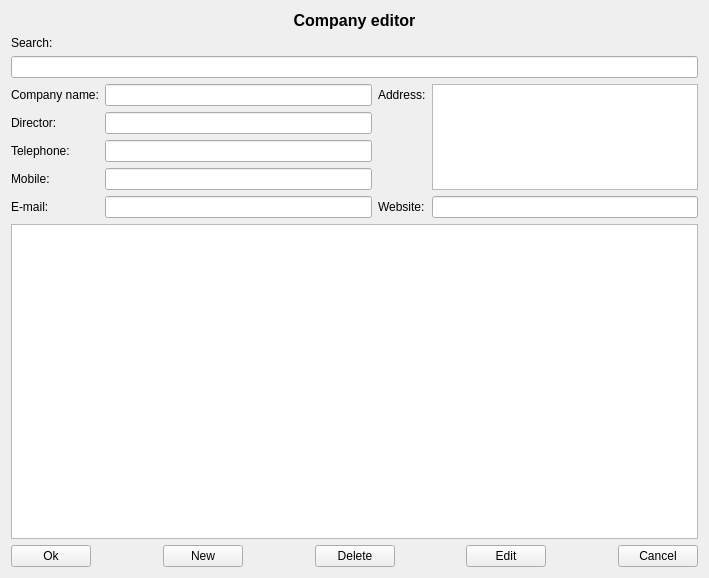
<?xml version="1.0" encoding="UTF-8"?>
<ui version="4.0">
 <class>AtpEditCompany</class>
 <widget class="QWidget" name="AtpEditCompany">
  <property name="geometry">
   <rect>
    <x>0</x>
    <y>0</y>
    <width>709</width>
    <height>578</height>
   </rect>
  </property>
  <property name="windowTitle">
   <string>Company Editor</string>
  </property>
  <layout class="QGridLayout" name="gridLayout_2">
   <item row="0" column="0">
    <widget class="QLabel" name="label_9">
     <property name="font">
      <font>
       <pointsize>12</pointsize>
       <weight>75</weight>
       <bold>true</bold>
      </font>
     </property>
     <property name="text">
      <string>Company editor</string>
     </property>
     <property name="textFormat">
      <enum>Qt::RichText</enum>
     </property>
     <property name="alignment">
      <set>Qt::AlignCenter</set>
     </property>
    </widget>
   </item>
   <item row="1" column="0">
    <widget class="QLabel" name="label_8">
     <property name="text">
      <string>Search:</string>
     </property>
    </widget>
   </item>
   <item row="2" column="0">
    <widget class="QLineEdit" name="editSearch"/>
   </item>
   <item row="3" column="0">
    <layout class="QGridLayout" name="gridLayout">
     <item row="0" column="0">
      <widget class="QLabel" name="label">
       <property name="text">
        <string>Company name:</string>
       </property>
      </widget>
     </item>
     <item row="0" column="1">
      <widget class="QLineEdit" name="editCompany"/>
     </item>
     <item row="1" column="0">
      <widget class="QLabel" name="label_3">
       <property name="text">
        <string>Director:</string>
       </property>
      </widget>
     </item>
     <item row="1" column="1">
      <widget class="QLineEdit" name="editDirector"/>
     </item>
     <item row="2" column="0">
      <widget class="QLabel" name="label_4">
       <property name="text">
        <string>Telephone:</string>
       </property>
      </widget>
     </item>
     <item row="2" column="1">
      <widget class="QLineEdit" name="editTel"/>
     </item>
     <item row="3" column="0">
      <widget class="QLabel" name="label_5">
       <property name="text">
        <string>Mobile:</string>
       </property>
      </widget>
     </item>
     <item row="3" column="1">
      <widget class="QLineEdit" name="editMob"/>
     </item>
     <item row="4" column="0">
      <widget class="QLabel" name="label_6">
       <property name="text">
        <string>E-mail:</string>
       </property>
      </widget>
     </item>
     <item row="4" column="1">
      <widget class="QLineEdit" name="editMail"/>
     </item>
     <item row="0" column="2">
      <widget class="QLabel" name="label_7">
       <property name="text">
        <string>Address:</string>
       </property>
      </widget>
     </item>
     <item row="4" column="2">
      <widget class="QLabel" name="label_2">
       <property name="text">
        <string>Website:</string>
       </property>
      </widget>
     </item>
     <item row="4" column="3">
      <widget class="QLineEdit" name="editWebsite"/>
     </item>
     <item row="0" column="3" rowspan="4">
      <widget class="QPlainTextEdit" name="editAddress">
       <property name="documentTitle">
        <string/>
       </property>
       <property name="plainText">
        <string/>
       </property>
      </widget>
     </item>
    </layout>
   </item>
   <item row="4" column="0">
    <widget class="QTableView" name="tableViewCompany"/>
   </item>
   <item row="5" column="0">
    <layout class="QHBoxLayout" name="horizontalLayout">
     <item>
      <widget class="QPushButton" name="buttonOk">
       <property name="text">
        <string>Ok</string>
       </property>
      </widget>
     </item>
     <item>
      <spacer name="horizontalSpacer">
       <property name="orientation">
        <enum>Qt::Horizontal</enum>
       </property>
       <property name="sizeHint" stdset="0">
        <size>
         <width>40</width>
         <height>20</height>
        </size>
       </property>
      </spacer>
     </item>
     <item>
      <widget class="QPushButton" name="buttonNew">
       <property name="text">
        <string>New</string>
       </property>
      </widget>
     </item>
     <item>
      <spacer name="horizontalSpacer_2">
       <property name="orientation">
        <enum>Qt::Horizontal</enum>
       </property>
       <property name="sizeHint" stdset="0">
        <size>
         <width>40</width>
         <height>20</height>
        </size>
       </property>
      </spacer>
     </item>
     <item>
      <widget class="QPushButton" name="buttonDelete">
       <property name="text">
        <string>Delete</string>
       </property>
      </widget>
     </item>
     <item>
      <spacer name="horizontalSpacer_3">
       <property name="orientation">
        <enum>Qt::Horizontal</enum>
       </property>
       <property name="sizeHint" stdset="0">
        <size>
         <width>40</width>
         <height>20</height>
        </size>
       </property>
      </spacer>
     </item>
     <item>
      <widget class="QPushButton" name="buttonEdit">
       <property name="text">
        <string>Edit</string>
       </property>
      </widget>
     </item>
     <item>
      <spacer name="horizontalSpacer_4">
       <property name="orientation">
        <enum>Qt::Horizontal</enum>
       </property>
       <property name="sizeHint" stdset="0">
        <size>
         <width>40</width>
         <height>20</height>
        </size>
       </property>
      </spacer>
     </item>
     <item>
      <widget class="QPushButton" name="buttonCancel">
       <property name="text">
        <string>Cancel</string>
       </property>
      </widget>
     </item>
    </layout>
   </item>
  </layout>
 </widget>
 <tabstops>
  <tabstop>buttonOk</tabstop>
  <tabstop>editSearch</tabstop>
  <tabstop>tableViewCompany</tabstop>
  <tabstop>editCompany</tabstop>
  <tabstop>editDirector</tabstop>
  <tabstop>editAddress</tabstop>
  <tabstop>editTel</tabstop>
  <tabstop>editMob</tabstop>
  <tabstop>editMail</tabstop>
  <tabstop>editWebsite</tabstop>
  <tabstop>buttonNew</tabstop>
  <tabstop>buttonDelete</tabstop>
  <tabstop>buttonEdit</tabstop>
  <tabstop>buttonCancel</tabstop>
 </tabstops>
 <resources/>
 <connections/>
</ui>
